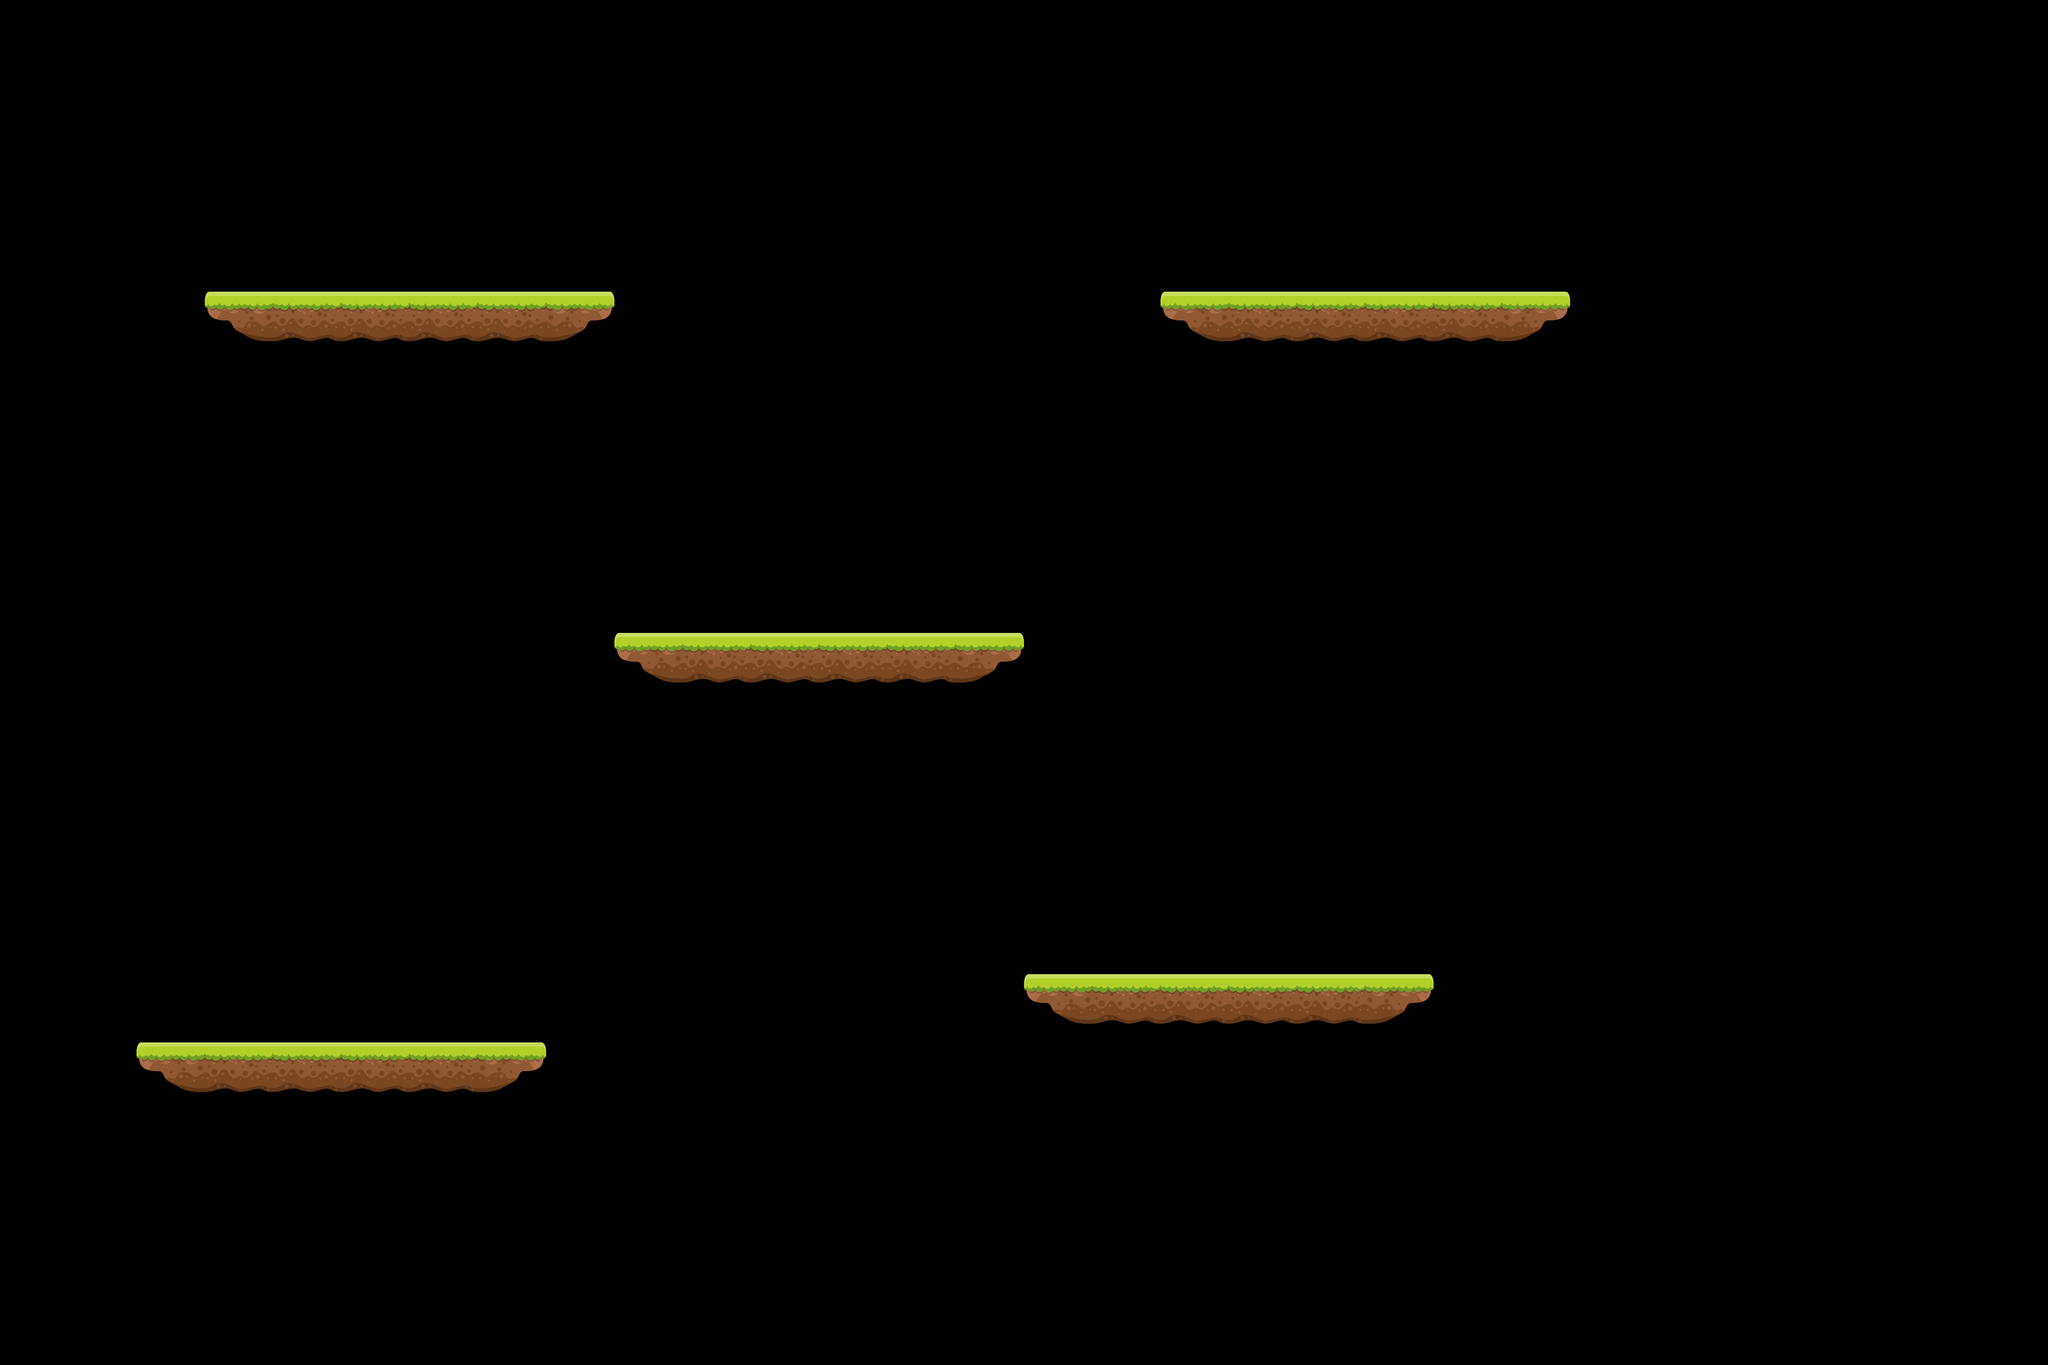

This is a level from a 2D game, rendered from its Tiled map with the project's own tilesets. A one-line summary and the complete map file follow:
An orthogonal 30x20 tile map with 128x128 px tiles, 1 tile layer (Tile Layer 1).

<map version="1.10" tiledversion="1.11.2" orientation="orthogonal" renderorder="right-down" width="30" height="20" tilewidth="128" tileheight="128" infinite="0" nextlayerid="2" nextobjectid="1">
 <editorsettings>
  <export target="skylevel1-2.json" format="json" />
 </editorsettings>
 <tileset firstgid="1" source="PlatformSet.tsx" />
 <layer id="1" name="Tile Layer 1" width="30" height="20">
  <data encoding="csv">
0,0,0,0,0,0,0,0,0,0,0,0,0,0,0,0,0,0,0,0,0,0,0,0,0,0,0,0,0,0,
0,0,0,0,0,0,0,0,0,0,0,0,0,0,0,0,0,0,0,0,0,0,0,0,0,0,0,0,0,0,
0,0,0,0,0,0,0,0,0,0,0,0,0,0,0,0,0,0,0,0,0,0,0,0,0,0,0,0,0,0,
0,0,0,0,0,0,0,0,0,0,0,0,0,0,0,0,0,0,0,0,0,0,0,0,0,0,0,0,0,0,
0,0,0,31,32,32,32,32,33,0,0,0,0,0,0,0,0,31,32,32,32,32,33,0,0,0,0,0,0,0,
0,0,0,0,0,0,0,0,0,0,0,0,0,0,0,0,0,0,0,0,0,0,0,0,0,0,0,0,0,0,
0,0,0,0,0,0,0,0,0,0,0,0,0,0,0,0,0,0,0,0,0,0,0,0,0,0,0,0,0,0,
0,0,0,0,0,0,0,0,0,0,0,0,0,0,0,0,0,0,0,0,0,0,0,0,0,0,0,0,0,0,
0,0,0,0,0,0,0,0,0,0,0,0,0,0,0,0,0,0,0,0,0,0,0,0,0,0,0,0,0,0,
0,0,0,0,0,0,0,0,0,31,32,32,32,32,33,0,0,0,0,0,0,0,0,0,0,0,0,0,0,0,
0,0,0,0,0,0,0,0,0,0,0,0,0,0,0,0,0,0,0,0,0,0,0,0,0,0,0,0,0,0,
0,0,0,0,0,0,0,0,0,0,0,0,0,0,0,0,0,0,0,0,0,0,0,0,0,0,0,0,0,0,
0,0,0,0,0,0,0,0,0,0,0,0,0,0,0,0,0,0,0,0,0,0,0,0,0,0,0,0,0,0,
0,0,0,0,0,0,0,0,0,0,0,0,0,0,0,0,0,0,0,0,0,0,0,0,0,0,0,0,0,0,
0,0,0,0,0,0,0,0,0,0,0,0,0,0,0,31,32,32,32,32,33,0,0,0,0,0,0,0,0,0,
0,0,31,32,32,32,32,33,0,0,0,0,0,0,0,0,0,0,0,0,0,0,0,0,0,0,0,0,0,0,
0,0,0,0,0,0,0,0,0,0,0,0,0,0,0,0,0,0,0,0,0,0,0,0,0,0,0,0,0,0,
0,0,0,0,0,0,0,0,0,0,0,0,0,0,0,0,0,0,0,0,0,0,0,0,0,0,0,0,0,0,
0,0,0,0,0,0,0,0,0,0,0,0,0,0,0,0,0,0,0,0,0,0,0,0,0,0,0,0,0,0,
0,0,0,0,0,0,0,0,0,0,0,0,0,0,0,0,0,0,0,0,0,0,0,0,0,0,0,0,0,0
</data>
 </layer>
</map>
